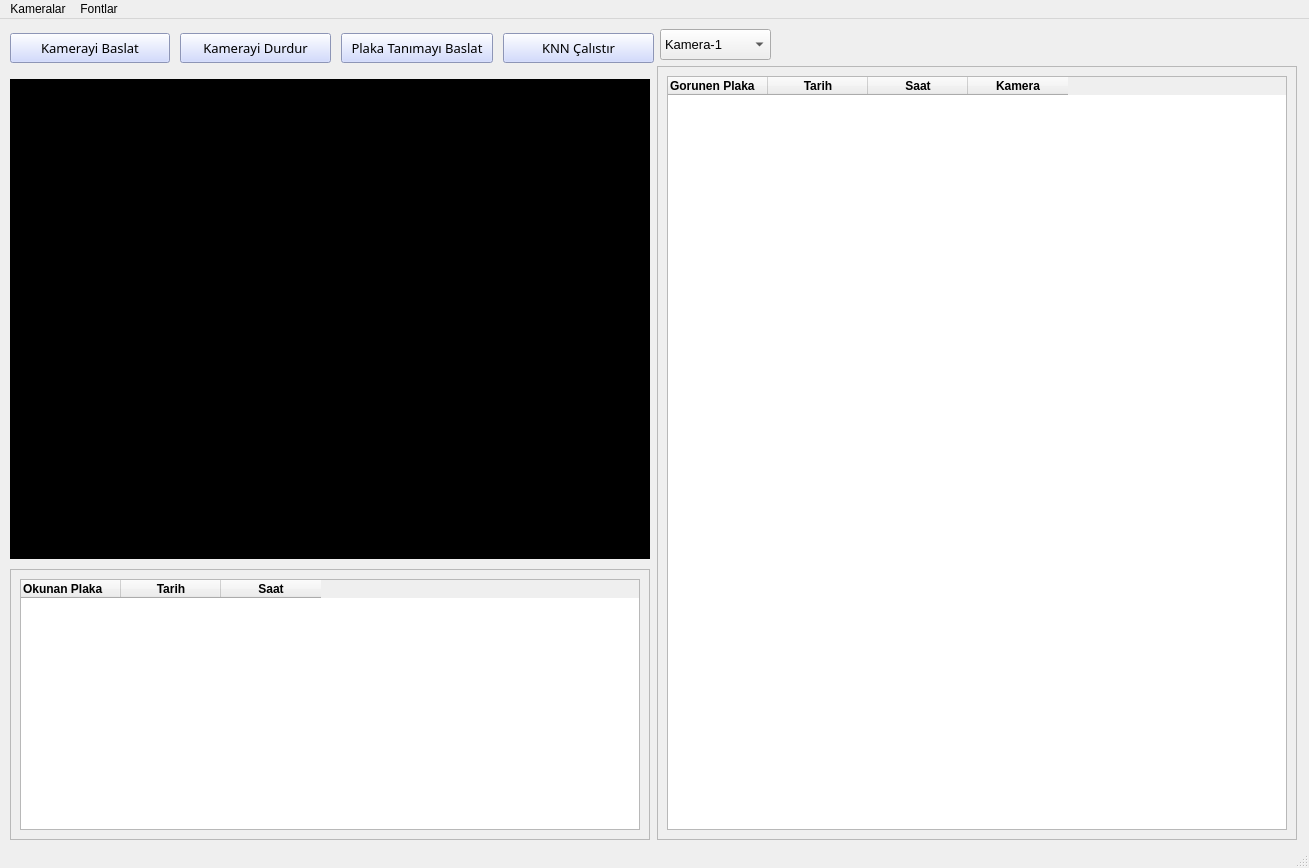
<?xml version="1.0" encoding="UTF-8"?>
<ui version="4.0">
 <class>MainWindow</class>
 <widget class="QMainWindow" name="MainWindow">
  <property name="geometry">
   <rect>
    <x>0</x>
    <y>0</y>
    <width>1309</width>
    <height>868</height>
   </rect>
  </property>
  <property name="minimumSize">
   <size>
    <width>1309</width>
    <height>868</height>
   </size>
  </property>
  <property name="maximumSize">
   <size>
    <width>1309</width>
    <height>868</height>
   </size>
  </property>
  <property name="windowTitle">
   <string>Plaka Takip</string>
  </property>
  <widget class="QWidget" name="centralwidget">
   <widget class="QComboBox" name="ComboBoxCameras">
    <property name="geometry">
     <rect>
      <x>660</x>
      <y>10</y>
      <width>111</width>
      <height>31</height>
     </rect>
    </property>
    <property name="maximumSize">
     <size>
      <width>200</width>
      <height>50</height>
     </size>
    </property>
    <property name="font">
     <font>
      <family>Arial</family>
      <pointsize>10</pointsize>
      <weight>50</weight>
      <bold>false</bold>
     </font>
    </property>
    <item>
     <property name="text">
      <string>Kamera-1</string>
     </property>
    </item>
   </widget>
   <widget class="QLabel" name="imgLabel">
    <property name="geometry">
     <rect>
      <x>10</x>
      <y>60</y>
      <width>640</width>
      <height>480</height>
     </rect>
    </property>
    <property name="minimumSize">
     <size>
      <width>640</width>
      <height>480</height>
     </size>
    </property>
    <property name="maximumSize">
     <size>
      <width>640</width>
      <height>480</height>
     </size>
    </property>
    <property name="cursor">
     <cursorShape>ArrowCursor</cursorShape>
    </property>
    <property name="autoFillBackground">
     <bool>false</bool>
    </property>
    <property name="styleSheet">
     <string notr="true">
background-color: rgb(0, 0, 0)
</string>
    </property>
    <property name="frameShape">
     <enum>QFrame::WinPanel</enum>
    </property>
    <property name="frameShadow">
     <enum>QFrame::Plain</enum>
    </property>
    <property name="lineWidth">
     <number>1</number>
    </property>
    <property name="text">
     <string/>
    </property>
   </widget>
   <widget class="QScrollArea" name="scrollArea">
    <property name="geometry">
     <rect>
      <x>657</x>
      <y>47</y>
      <width>640</width>
      <height>774</height>
     </rect>
    </property>
    <property name="minimumSize">
     <size>
      <width>640</width>
      <height>771</height>
     </size>
    </property>
    <property name="maximumSize">
     <size>
      <width>640</width>
      <height>774</height>
     </size>
    </property>
    <property name="widgetResizable">
     <bool>true</bool>
    </property>
    <widget class="QWidget" name="scrollAreaWidgetContents">
     <property name="geometry">
      <rect>
       <x>0</x>
       <y>0</y>
       <width>638</width>
       <height>772</height>
      </rect>
     </property>
     <layout class="QGridLayout" name="gridLayout_3">
      <item row="0" column="0">
       <widget class="QTableWidget" name="tableWidget">
        <property name="minimumSize">
         <size>
          <width>0</width>
          <height>0</height>
         </size>
        </property>
        <column>
         <property name="text">
          <string>Gorunen Plaka</string>
         </property>
         <property name="font">
          <font>
           <weight>75</weight>
           <bold>true</bold>
          </font>
         </property>
         <property name="textAlignment">
          <set>AlignLeading|AlignVCenter</set>
         </property>
        </column>
        <column>
         <property name="text">
          <string>Tarih</string>
         </property>
         <property name="font">
          <font>
           <weight>75</weight>
           <bold>true</bold>
          </font>
         </property>
        </column>
        <column>
         <property name="text">
          <string>Saat</string>
         </property>
         <property name="font">
          <font>
           <weight>75</weight>
           <bold>true</bold>
          </font>
         </property>
        </column>
        <column>
         <property name="text">
          <string>Kamera</string>
         </property>
         <property name="font">
          <font>
           <weight>75</weight>
           <bold>true</bold>
          </font>
         </property>
        </column>
       </widget>
      </item>
     </layout>
    </widget>
   </widget>
   <widget class="QScrollArea" name="scrollArea_2">
    <property name="geometry">
     <rect>
      <x>10</x>
      <y>550</y>
      <width>640</width>
      <height>271</height>
     </rect>
    </property>
    <property name="minimumSize">
     <size>
      <width>640</width>
      <height>271</height>
     </size>
    </property>
    <property name="maximumSize">
     <size>
      <width>640</width>
      <height>271</height>
     </size>
    </property>
    <property name="widgetResizable">
     <bool>true</bool>
    </property>
    <widget class="QWidget" name="scrollAreaWidgetContents_3">
     <property name="geometry">
      <rect>
       <x>0</x>
       <y>0</y>
       <width>638</width>
       <height>269</height>
      </rect>
     </property>
     <layout class="QGridLayout" name="gridLayout_4">
      <item row="0" column="0">
       <widget class="QTableWidget" name="tableWidget_2">
        <property name="minimumSize">
         <size>
          <width>0</width>
          <height>0</height>
         </size>
        </property>
        <column>
         <property name="text">
          <string>Okunan Plaka</string>
         </property>
         <property name="font">
          <font>
           <weight>75</weight>
           <bold>true</bold>
          </font>
         </property>
         <property name="textAlignment">
          <set>AlignLeading|AlignVCenter</set>
         </property>
        </column>
        <column>
         <property name="text">
          <string>Tarih</string>
         </property>
         <property name="font">
          <font>
           <weight>75</weight>
           <bold>true</bold>
          </font>
         </property>
        </column>
        <column>
         <property name="text">
          <string>Saat</string>
         </property>
         <property name="font">
          <font>
           <weight>75</weight>
           <bold>true</bold>
          </font>
         </property>
        </column>
       </widget>
      </item>
     </layout>
    </widget>
   </widget>
   <widget class="QWidget" name="layoutWidget">
    <property name="geometry">
     <rect>
      <x>10</x>
      <y>9</y>
      <width>644</width>
      <height>41</height>
     </rect>
    </property>
    <layout class="QHBoxLayout" name="horizontalLayout_2">
     <item>
      <layout class="QHBoxLayout" name="horizontalLayout">
       <property name="spacing">
        <number>10</number>
       </property>
       <item>
        <widget class="QPushButton" name="startButton">
         <property name="sizePolicy">
          <sizepolicy hsizetype="Minimum" vsizetype="Preferred">
           <horstretch>0</horstretch>
           <verstretch>0</verstretch>
          </sizepolicy>
         </property>
         <property name="minimumSize">
          <size>
           <width>160</width>
           <height>30</height>
          </size>
         </property>
         <property name="maximumSize">
          <size>
           <width>200</width>
           <height>30</height>
          </size>
         </property>
         <property name="font">
          <font>
           <family>Eras Demi ITC</family>
           <pointsize>10</pointsize>
           <weight>50</weight>
           <bold>false</bold>
          </font>
         </property>
         <property name="styleSheet">
          <string notr="true">background-color:rgb(197, 208, 255)</string>
         </property>
         <property name="text">
          <string>Kamerayi Baslat</string>
         </property>
        </widget>
       </item>
       <item>
        <widget class="QPushButton" name="stopButton">
         <property name="sizePolicy">
          <sizepolicy hsizetype="Preferred" vsizetype="Preferred">
           <horstretch>0</horstretch>
           <verstretch>0</verstretch>
          </sizepolicy>
         </property>
         <property name="minimumSize">
          <size>
           <width>150</width>
           <height>30</height>
          </size>
         </property>
         <property name="maximumSize">
          <size>
           <width>200</width>
           <height>30</height>
          </size>
         </property>
         <property name="font">
          <font>
           <family>Eras Demi ITC</family>
           <pointsize>10</pointsize>
          </font>
         </property>
         <property name="styleSheet">
          <string notr="true">background-color:rgb(197, 208, 255)</string>
         </property>
         <property name="text">
          <string>Kamerayi Durdur</string>
         </property>
        </widget>
       </item>
       <item>
        <widget class="QPushButton" name="detectButton">
         <property name="sizePolicy">
          <sizepolicy hsizetype="Minimum" vsizetype="Preferred">
           <horstretch>0</horstretch>
           <verstretch>0</verstretch>
          </sizepolicy>
         </property>
         <property name="minimumSize">
          <size>
           <width>150</width>
           <height>30</height>
          </size>
         </property>
         <property name="maximumSize">
          <size>
           <width>200</width>
           <height>30</height>
          </size>
         </property>
         <property name="font">
          <font>
           <family>Eras Demi ITC</family>
           <pointsize>10</pointsize>
          </font>
         </property>
         <property name="styleSheet">
          <string notr="true">background-color:rgb(197, 208, 255)</string>
         </property>
         <property name="text">
          <string>Plaka Tanımayı Baslat</string>
         </property>
        </widget>
       </item>
       <item>
        <widget class="QPushButton" name="trainButton">
         <property name="minimumSize">
          <size>
           <width>150</width>
           <height>30</height>
          </size>
         </property>
         <property name="font">
          <font>
           <family>Eras Demi ITC</family>
           <pointsize>10</pointsize>
          </font>
         </property>
         <property name="styleSheet">
          <string notr="true">background-color:rgb(197, 208, 255)</string>
         </property>
         <property name="text">
          <string>KNN Çalıstır</string>
         </property>
        </widget>
       </item>
      </layout>
     </item>
    </layout>
   </widget>
  </widget>
  <widget class="QStatusBar" name="statusbar"/>
  <widget class="QMenuBar" name="menubar">
   <property name="geometry">
    <rect>
     <x>0</x>
     <y>0</y>
     <width>1309</width>
     <height>21</height>
    </rect>
   </property>
   <widget class="QMenu" name="menuKameralar">
    <property name="title">
     <string>Kameralar</string>
    </property>
    <addaction name="actionAddCamera"/>
    <addaction name="actionCameras"/>
   </widget>
   <widget class="QMenu" name="menuFontlar">
    <property name="title">
     <string>Fontlar</string>
    </property>
    <addaction name="actionAddFont"/>
    <addaction name="actionFonts"/>
   </widget>
   <addaction name="menuKameralar"/>
   <addaction name="menuFontlar"/>
  </widget>
  <action name="actionDiskten_Ekle">
   <property name="text">
    <string>Diskten Ekle</string>
   </property>
  </action>
  <action name="actionProgramHakkinda">
   <property name="text">
    <string>Program Hakkinda</string>
   </property>
  </action>
  <action name="actionGelistiriciHakkinda">
   <property name="text">
    <string>Gelistirici Hakkinda</string>
   </property>
  </action>
  <action name="actionPersonelEkle">
   <property name="text">
    <string>Personel Ekle</string>
   </property>
  </action>
  <action name="actionPersoneller">
   <property name="text">
    <string>Personeller</string>
   </property>
  </action>
  <action name="actionLoglar">
   <property name="text">
    <string>Genel Loglar</string>
   </property>
  </action>
  <action name="actionKamera1">
   <property name="checkable">
    <bool>true</bool>
   </property>
   <property name="text">
    <string>Kamera-1</string>
   </property>
  </action>
  <action name="actionKamera2">
   <property name="checkable">
    <bool>true</bool>
   </property>
   <property name="text">
    <string>Kamera-2</string>
   </property>
  </action>
  <action name="actionKamera3">
   <property name="checkable">
    <bool>true</bool>
   </property>
   <property name="text">
    <string>Kamera-3</string>
   </property>
  </action>
  <action name="actionKamera4">
   <property name="checkable">
    <bool>true</bool>
   </property>
   <property name="text">
    <string>Kamera-4</string>
   </property>
  </action>
  <action name="actionKamera5">
   <property name="checkable">
    <bool>true</bool>
   </property>
   <property name="text">
    <string>Kamera-5</string>
   </property>
  </action>
  <action name="actionCikis">
   <property name="text">
    <string>Cikis</string>
   </property>
  </action>
  <action name="actionYazdir">
   <property name="text">
    <string>Excel'e Yazdir</string>
   </property>
  </action>
  <action name="actionPersonelGirisCikisBilgileri">
   <property name="text">
    <string>Personel Giris/Cikis Bilgileri</string>
   </property>
  </action>
  <action name="actionFotograf_Ekle">
   <property name="text">
    <string>Fotograf Ekle</string>
   </property>
  </action>
  <action name="actionPersonelleriExcelDosyasinaAktar">
   <property name="text">
    <string>Personelleri Excel Dosyasina Aktar</string>
   </property>
  </action>
  <action name="actionGiris_Cikis_KayitlariniExcelDosyasinaAktar">
   <property name="text">
    <string>Giris-Cikis Kayitlarini Excel Dosyasina Aktar</string>
   </property>
  </action>
  <action name="actionAddCamera">
   <property name="text">
    <string>Kamera Ekle</string>
   </property>
  </action>
  <action name="actionCameras">
   <property name="text">
    <string>Kameralar</string>
   </property>
  </action>
  <action name="actionAddFont">
   <property name="text">
    <string>Font Ekle</string>
   </property>
  </action>
  <action name="actionFonts">
   <property name="text">
    <string>Fontlar</string>
   </property>
  </action>
 </widget>
 <resources/>
 <connections/>
</ui>
